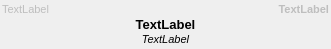
<?xml version="1.0" encoding="UTF-8"?>
<ui version="4.0">
 <class>ComponentItem</class>
 <widget class="QWidget" name="ComponentItem">
  <property name="geometry">
   <rect>
    <x>0</x>
    <y>0</y>
    <width>331</width>
    <height>49</height>
   </rect>
  </property>
  <property name="windowTitle">
   <string>Form</string>
  </property>
  <layout class="QVBoxLayout" name="verticalLayout">
   <property name="spacing">
    <number>0</number>
   </property>
   <property name="margin">
    <number>2</number>
   </property>
   <item>
    <layout class="QHBoxLayout" name="horizontalLayout" stretch="1,0">
     <item>
      <widget class="QLabel" name="nExecutor">
       <property name="enabled">
        <bool>false</bool>
       </property>
       <property name="font">
        <font>
         <pointsize>8</pointsize>
        </font>
       </property>
       <property name="text">
        <string>TextLabel</string>
       </property>
      </widget>
     </item>
     <item>
      <widget class="QLabel" name="nPriority">
       <property name="enabled">
        <bool>false</bool>
       </property>
       <property name="font">
        <font>
         <pointsize>8</pointsize>
         <weight>75</weight>
         <bold>true</bold>
        </font>
       </property>
       <property name="text">
        <string>TextLabel</string>
       </property>
       <property name="alignment">
        <set>Qt::AlignRight|Qt::AlignTrailing|Qt::AlignVCenter</set>
       </property>
      </widget>
     </item>
    </layout>
   </item>
   <item>
    <widget class="QLabel" name="nName">
     <property name="font">
      <font>
       <pointsize>10</pointsize>
       <weight>75</weight>
       <bold>true</bold>
      </font>
     </property>
     <property name="text">
      <string>TextLabel</string>
     </property>
     <property name="alignment">
      <set>Qt::AlignCenter</set>
     </property>
    </widget>
   </item>
   <item>
    <widget class="QLabel" name="nType">
     <property name="font">
      <font>
       <pointsize>8</pointsize>
       <italic>true</italic>
      </font>
     </property>
     <property name="text">
      <string>TextLabel</string>
     </property>
     <property name="alignment">
      <set>Qt::AlignCenter</set>
     </property>
    </widget>
   </item>
  </layout>
 </widget>
 <resources/>
 <connections/>
</ui>
